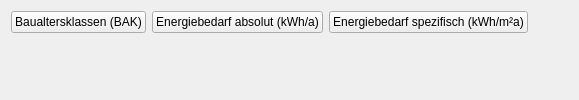
             <widget class="QWidget" name="tab_4">
              <attribute name="title">
               <string>Energiebedarf</string>
              </attribute>
              <layout class="QGridLayout" name="gridLayout_10">
               <item row="0" column="2">
                <widget class="QPushButton" name="energySpecificPushButton">
                 <property name="text">
                  <string>Energiebedarf spezifisch (kWh/m²a)</string>
                 </property>
                </widget>
               </item>
               <item row="0" column="1">
                <widget class="QPushButton" name="energyAbsolutePushButton">
                 <property name="text">
                  <string>Energiebedarf absolut (kWh/a)</string>
                 </property>
                </widget>
               </item>
               <item row="0" column="0">
                <widget class="QPushButton" name="buildingClassesPushButton">
                 <property name="text">
                  <string>Baualtersklassen (BAK)</string>
                 </property>
                </widget>
               </item>
               <item row="0" column="3">
                <spacer name="horizontalSpacer_4">
                 <property name="orientation">
                  <enum>Qt::Horizontal</enum>
                 </property>
                 <property name="sizeHint" stdset="0">
                  <size>
                   <width>40</width>
                   <height>20</height>
                  </size>
                 </property>
                </spacer>
               </item>
               <item row="1" column="0">
                <spacer name="verticalSpacer_7">
                 <property name="orientation">
                  <enum>Qt::Vertical</enum>
                 </property>
                 <property name="sizeHint" stdset="0">
                  <size>
                   <width>20</width>
                   <height>40</height>
                  </size>
                 </property>
                </spacer>
               </item>
              </layout>
             </widget>
